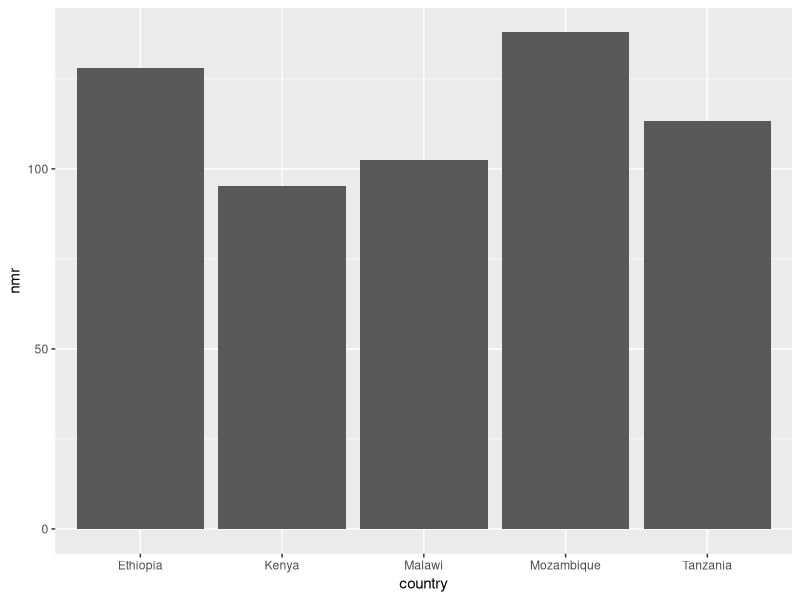
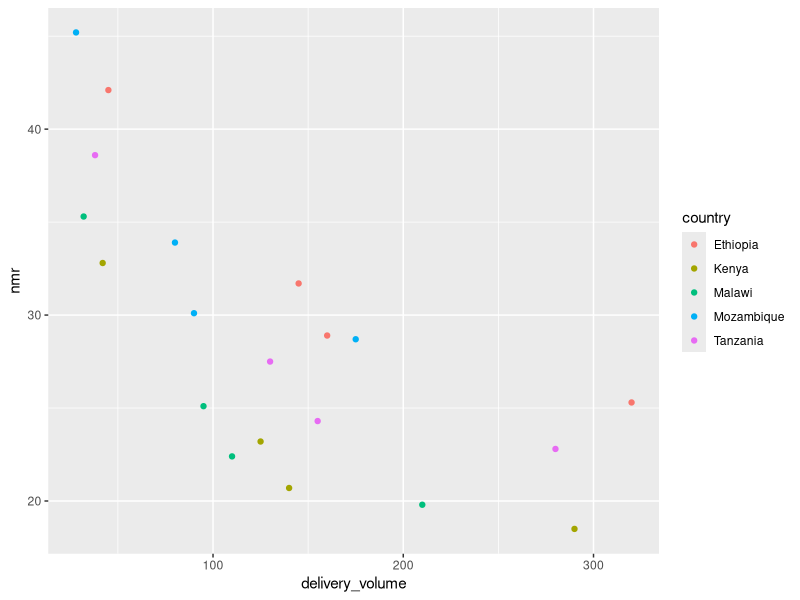
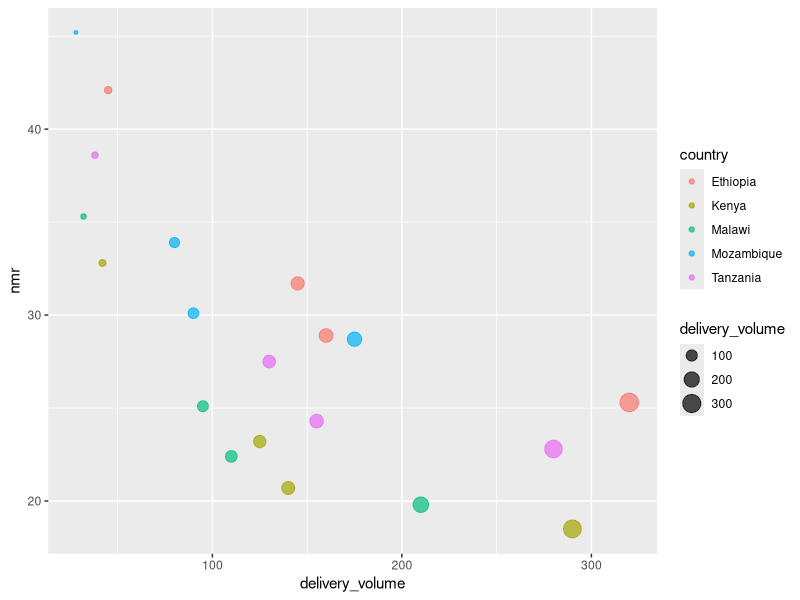
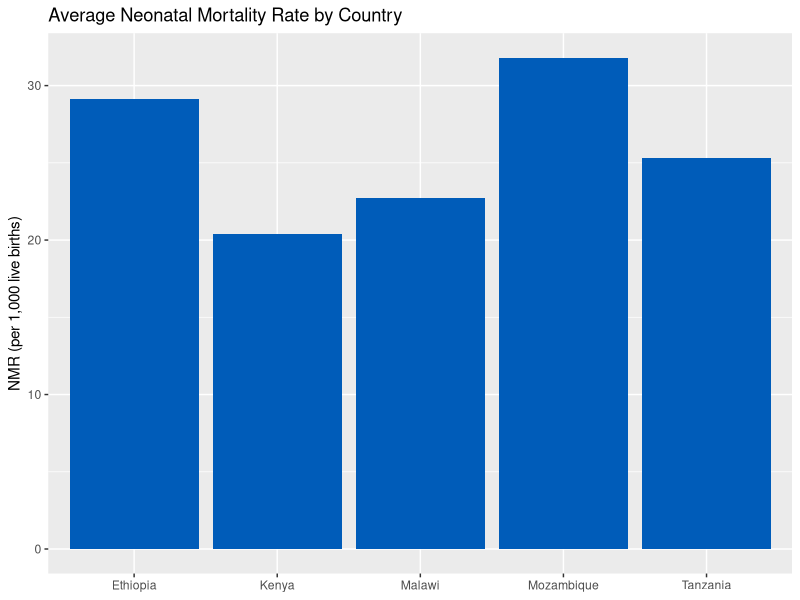
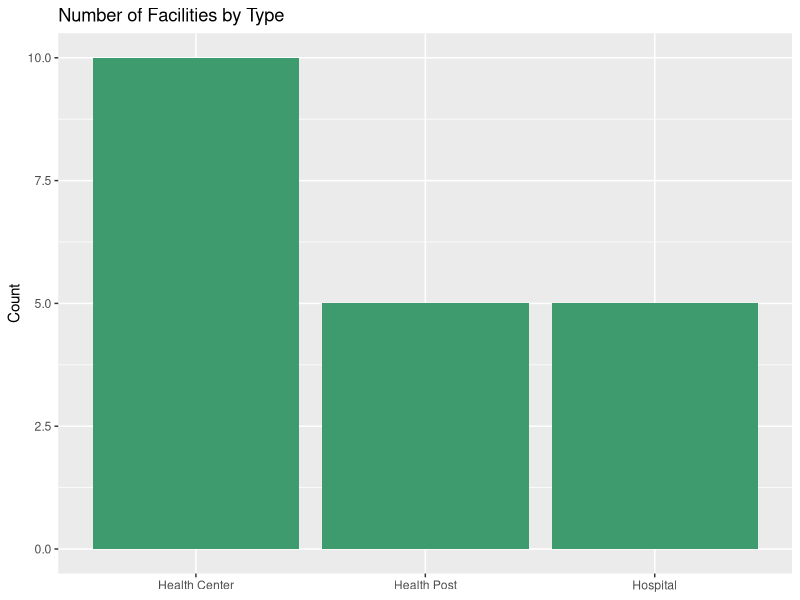
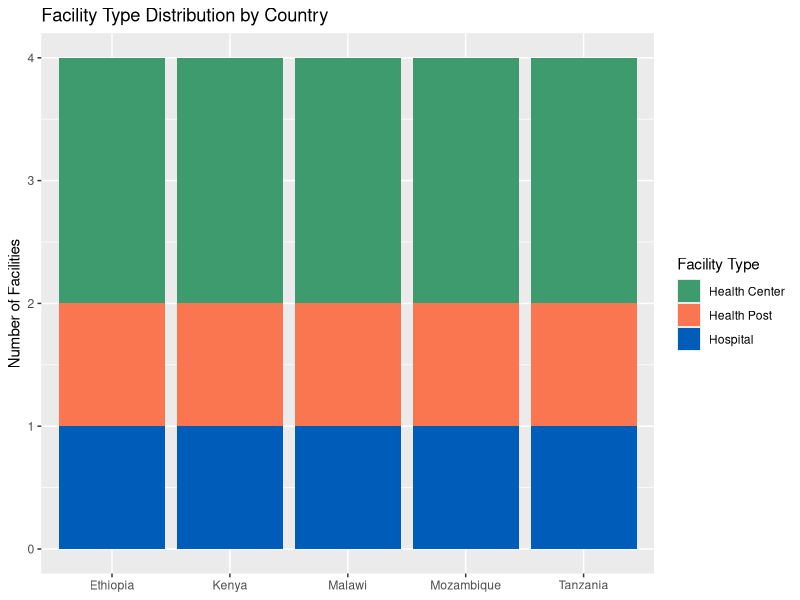
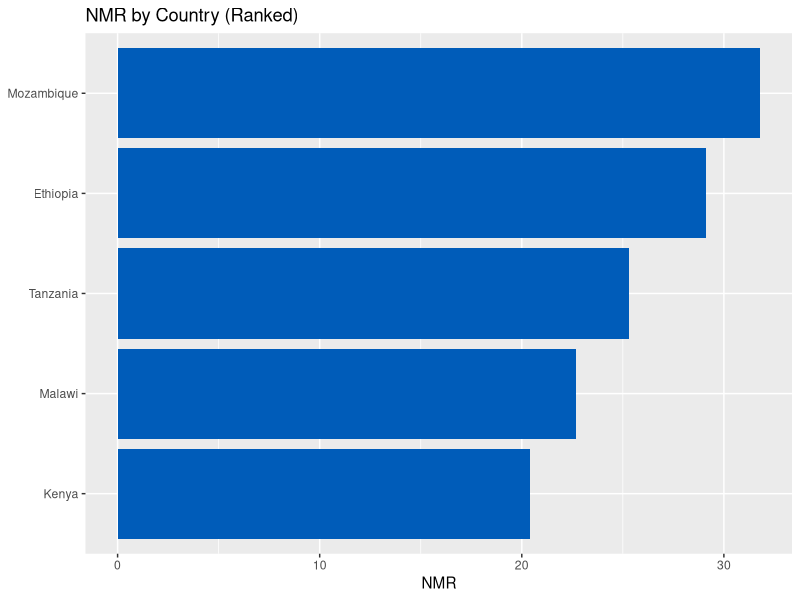
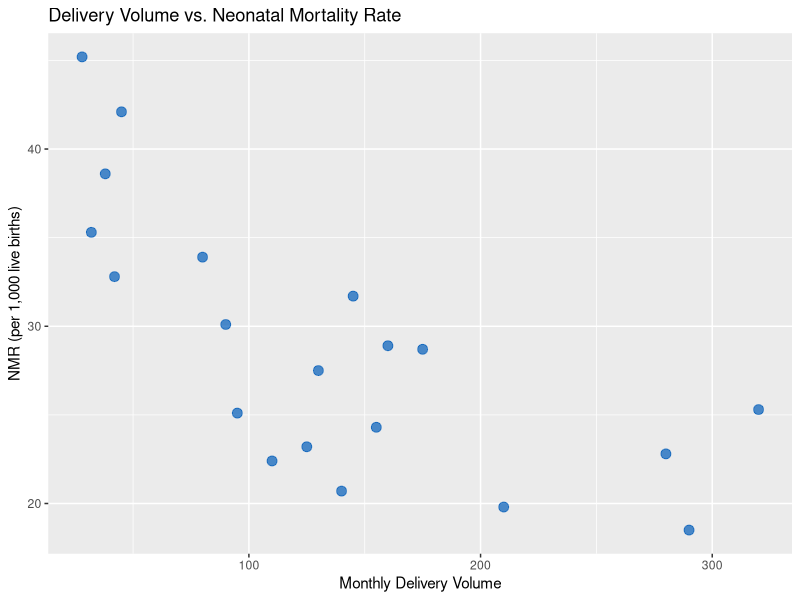

Here is the R script that generated these plots, in order:
# ============================================================
#  Chapter 6: Data Visualization with ggplot2
#  R for Management Consultants | BK Advisors
#
#  Live demo script — run line-by-line with Ctrl+Enter in RStudio
# ============================================================

library(tidyverse)

# ── Shared datasets ───────────────────────────────────────────
country_summary <- tibble(
  country          = c("Ethiopia", "Tanzania", "Malawi", "Mozambique", "Kenya"),
  avg_nmr          = c(29.1, 25.3, 22.7, 31.8, 20.4),
  total_deliveries = c(12500, 9800, 7200, 5400, 11300)
)

facility_data <- tibble(
  facility_id   = paste0("F", sprintf("%03d", 1:20)),
  country       = rep(c("Ethiopia", "Tanzania", "Malawi", "Mozambique", "Kenya"), each = 4),
  facility_type = rep(c("Hospital", "Health Center", "Health Center", "Health Post"), 5),
  delivery_volume = c(320, 145, 160, 45, 280, 130, 155, 38,
                      210, 95, 110, 32, 175, 80, 90, 28,
                      290, 125, 140, 42),
  nmr = c(25.3, 31.7, 28.9, 42.1, 22.8, 27.5, 24.3, 38.6,
          19.8, 25.1, 22.4, 35.3, 28.7, 33.9, 30.1, 45.2,
          18.5, 23.2, 20.7, 32.8)
)

monthly_trends <- tibble(
  month   = rep(seq(as.Date("2024-01-01"), as.Date("2024-12-01"), by = "month"), 3),
  country = rep(c("Ethiopia", "Tanzania", "Malawi"), each = 12),
  nmr     = c(
    29.1, 28.5, 27.8, 27.2, 26.5, 26.0, 25.3, 24.8, 24.1, 23.5, 23.0, 22.4,
    25.3, 25.0, 24.6, 24.1, 23.7, 23.2, 22.8, 22.3, 21.9, 21.4, 21.0, 20.5,
    22.7, 22.3, 21.8, 21.4, 20.9, 20.5, 20.0, 19.6, 19.1, 18.7, 18.2, 17.8
  )
)


## ── The Grammar of Graphics ───────────────────────────────────

# Three layers: DATA + AESTHETICS + GEOMETRY
ggplot(data = facility_data,
       aes(x = country, y = nmr)) +
  geom_col()

# Add color as an aesthetic mapping
ggplot(facility_data, aes(x = delivery_volume, y = nmr, color = country)) +
  geom_point()

# Add size to encode a third variable
ggplot(facility_data, aes(x = delivery_volume, y = nmr,
                           color = country, size = delivery_volume)) +
  geom_point(alpha = 0.7)


## ── Bar Charts ───────────────────────────────────────────────

# geom_col: your data already has the values
ggplot(country_summary, aes(x = country, y = avg_nmr)) +
  geom_col(fill = "#005CB9") +
  labs(
    title = "Average Neonatal Mortality Rate by Country",
    x     = NULL,
    y     = "NMR (per 1,000 live births)"
  )

# geom_bar: ggplot counts the rows for you
ggplot(facility_data, aes(x = facility_type)) +
  geom_bar(fill = "#3E9B6E") +
  labs(title = "Number of Facilities by Type", x = NULL, y = "Count")

# Stacked bars
ggplot(facility_data, aes(x = country, fill = facility_type)) +
  geom_bar() +
  scale_fill_manual(values = c(
    "Hospital"      = "#005CB9",
    "Health Center" = "#3E9B6E",
    "Health Post"   = "#FA7650"
  )) +
  labs(
    title = "Facility Type Distribution by Country",
    x     = NULL,
    y     = "Number of Facilities",
    fill  = "Facility Type"
  )

# Horizontal bars ordered by value (consulting standard)
ggplot(country_summary, aes(x = reorder(country, avg_nmr), y = avg_nmr)) +
  geom_col(fill = "#005CB9") +
  coord_flip() +
  labs(title = "NMR by Country (Ranked)", x = NULL, y = "NMR")


## ── Scatter Plots ─────────────────────────────────────────────

# Basic scatter
ggplot(facility_data, aes(x = delivery_volume, y = nmr)) +
  geom_point(color = "#005CB9", size = 3, alpha = 0.7) +
  labs(
    title = "Delivery Volume vs. Neonatal Mortality Rate",
    x     = "Monthly Delivery Volume",
    y     = "NMR (per 1,000 live births)"
  )

# Color by country
ggplot(facility_data, aes(x = delivery_volume, y = nmr, color = country)) +
  geom_point(size = 3, alpha = 0.7) +
  scale_color_manual(values = c(
    "Ethiopia"   = "#005CB9",
    "Tanzania"   = "#3E9B6E",
    "Malawi"     = "#00A1DF",
    "Mozambique" = "#FA7650",
    "Kenya"      = "#E24A3F"
  )) +
  labs(
    title  = "Delivery Volume vs. NMR by Country",
    x      = "Monthly Delivery Volume",
    y      = "NMR (per 1,000 live births)",
    color  = "Country"
  )

# Add a linear trend line
ggplot(facility_data, aes(x = delivery_volume, y = nmr)) +
  geom_point(color = "#005CB9", size = 3, alpha = 0.7) +
  geom_smooth(method = "lm", se = TRUE, color = "#E24A3F", linewidth = 1) +
  labs(
    title    = "Delivery Volume vs. NMR with Trend Line",
    subtitle = "Linear regression fit with 95% confidence interval",
    x        = "Monthly Delivery Volume",
    y        = "NMR (per 1,000 live births)"
  )

# Separate trend per country
ggplot(facility_data, aes(x = delivery_volume, y = nmr, color = country)) +
  geom_point(size = 3, alpha = 0.7) +
  geom_smooth(method = "lm", se = FALSE, linewidth = 1) +
  scale_color_manual(values = c(
    "Ethiopia"   = "#005CB9",
    "Tanzania"   = "#3E9B6E",
    "Malawi"     = "#00A1DF",
    "Mozambique" = "#FA7650",
    "Kenya"      = "#E24A3F"
  )) +
  labs(
    title    = "Volume-NMR Relationship by Country",
    subtitle = "Each line is a separate linear fit per country",
    x        = "Monthly Delivery Volume",
    y        = "NMR (per 1,000 live births)",
    color    = "Country"
  )


## ── Line Charts ───────────────────────────────────────────────

# Single country trend
ethiopia_trends <- monthly_trends |> filter(country == "Ethiopia")

ggplot(ethiopia_trends, aes(x = month, y = nmr)) +
  geom_line(color = "#005CB9", linewidth = 1.2) +
  geom_point(color = "#005CB9", size = 2) +
  labs(
    title    = "Neonatal Mortality Rate Trend — Ethiopia",
    subtitle = "Monthly NMR, January–December 2024",
    x        = NULL,
    y        = "NMR (per 1,000 live births)"
  )

# Multiple countries
ggplot(monthly_trends, aes(x = month, y = nmr, color = country)) +
  geom_line(linewidth = 1.2) +
  geom_point(size = 2) +
  scale_color_manual(values = c(
    "Ethiopia" = "#005CB9",
    "Tanzania" = "#3E9B6E",
    "Malawi"   = "#00A1DF"
  )) +
  labs(
    title    = "NMR Trends by Country",
    subtitle = "Monthly neonatal mortality rate, 2024",
    x        = NULL,
    y        = "NMR (per 1,000 live births)",
    color    = NULL
  )

# Add SDG target reference line
ggplot(monthly_trends, aes(x = month, y = nmr, color = country)) +
  geom_line(linewidth = 1.2) +
  geom_hline(yintercept = 12, linetype = "dashed", color = "#999999") +
  annotate("text", x = as.Date("2024-10-01"), y = 13,
           label = "SDG Target: 12", color = "#999999", size = 3.5) +
  scale_color_manual(values = c(
    "Ethiopia" = "#005CB9",
    "Tanzania" = "#3E9B6E",
    "Malawi"   = "#00A1DF"
  )) +
  labs(
    title    = "NMR Trends vs. SDG Target",
    subtitle = "All countries still above the SDG 3.2 target of 12 per 1,000",
    x        = NULL,
    y        = "NMR (per 1,000 live births)",
    color    = NULL
  )


## ── Histograms & Box Plots ────────────────────────────────────

# Histogram: distribution of NMR across facilities
ggplot(facility_data, aes(x = nmr)) +
  geom_histogram(binwidth = 5, fill = "#005CB9", color = "white") +
  labs(
    title    = "Distribution of Neonatal Mortality Rates",
    subtitle = "Across all reporting facilities (n = 20)",
    x        = "NMR (per 1,000 live births)",
    y        = "Number of Facilities"
  )

# Overlapping histograms by facility type
ggplot(facility_data, aes(x = nmr, fill = facility_type)) +
  geom_histogram(binwidth = 5, alpha = 0.6, position = "identity", color = "white") +
  scale_fill_manual(values = c(
    "Hospital"      = "#005CB9",
    "Health Center" = "#3E9B6E",
    "Health Post"   = "#FA7650"
  )) +
  labs(
    title = "NMR Distribution by Facility Type",
    x     = "NMR (per 1,000 live births)",
    y     = "Number of Facilities",
    fill  = "Facility Type"
  )

# Box plot by country
ggplot(facility_data, aes(x = country, y = nmr, fill = country)) +
  geom_boxplot(alpha = 0.7, show.legend = FALSE) +
  scale_fill_manual(values = c(
    "Ethiopia"   = "#005CB9",
    "Tanzania"   = "#3E9B6E",
    "Malawi"     = "#00A1DF",
    "Mozambique" = "#FA7650",
    "Kenya"      = "#E24A3F"
  )) +
  labs(title = "NMR Distribution by Country", x = NULL, y = "NMR (per 1,000 live births)")

# Box plot by country AND facility type
ggplot(facility_data, aes(x = country, y = nmr, fill = facility_type)) +
  geom_boxplot(alpha = 0.7) +
  scale_fill_manual(values = c(
    "Hospital"      = "#005CB9",
    "Health Center" = "#3E9B6E",
    "Health Post"   = "#FA7650"
  )) +
  labs(
    title    = "NMR by Country and Facility Type",
    subtitle = "Health posts consistently show higher NMR across countries",
    x        = NULL,
    y        = "NMR (per 1,000 live births)",
    fill     = "Facility Type"
  )
